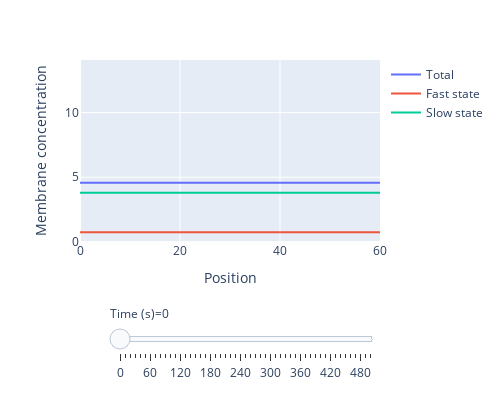

The notebook cell saved with this chart:
### Code cell
# Interactive figure of simulation results
fig = px.line(data_frame=df, x="Position", y=['Total', 'Fast state', 'Slow state'], animation_frame='Time (s)',
               range_y=[0, 1.1 * np.max(solns[0] + solns[1])], width=500, height=400, labels={"value": "Membrane concentration"})
fig["layout"].pop("updatemenus")
fig.update_layout(legend_title="")
fig.show()

### Figure 1 — Plotly figure (JSON) as saved in the notebook; plotly's stock layout.template omitted (floating-point values rounded to 4 significant figures)
{"data": [{"hovertemplate": "variable=Total<br>Time (s)=0<br>Position=%{x}<br>Membrane concentration=%{y}<extra></extra>", "legendgroup": "Total", "line": {"color": "#636efa", "dash": "solid"}, "marker": {"symbol": "circle"}, "mode": "lines", "name": "Total", "orientation": "v", "showlegend": true, "type": "scatter", "x": [0, 0.6061, 1.212, 1.818, 2.424, 3.03, 3.636, 4.242, 4.848, 5.455, 6.061, 6.667, 7.273, 7.879, 8.485, 9.091, 9.697, 10.3, 10.91, 11.52, 12.12, 12.73, 13.33, 13.94, 14.55, 15.15, 15.76, 16.36, 16.97, 17.58, 18.18, 18.79, 19.39, 20, 20.61, 21.21, 21.82, 22.42, 23.03, 23.64, 24.24, 24.85, 25.45, 26.06, 26.67, 27.27, 27.88, 28.48, 29.09, 29.7, 30.3, 30.91, 31.52, 32.12, 32.73, 33.33, 33.94, 34.55, 35.15, 35.76, 36.36, 36.97, 37.58, 38.18, 38.79, 39.39, 40, 40.61, 41.21, 41.82, 42.42, 43.03, 43.64, 44.24, 44.85, 45.45, 46.06, 46.67, 47.27, 47.88, 48.48, 49.09, 49.7, 50.3, 50.91, 51.52, 52.12, 52.73, 53.33, 53.94, 54.55, 55.15, 55.76, 56.36, 56.97, 57.58, 58.18, 58.79, 59.39, 60], "xaxis": "x", "y": [4.568, 4.568, 4.568, 4.568, 4.568, 4.568, 4.568, 4.568, 4.568, 4.568, 4.568, 4.568, 4.568, 4.568, 4.568, 4.568, 4.568, 4.568, 4.568, 4.568, 4.568, 4.568, 4.568, 4.568, 4.568, 4.568, 4.568, 4.568, 4.568, 4.568, 4.568, 4.568, 4.568, 4.568, 4.568, 4.568, 4.568, 4.568, 4.569, 4.569, 4.569, 4.569, 4.569, 4.569, 4.569, 4.569, 4.569, 4.569, 4.569, 4.569, 4.569, 4.569, 4.569, 4.569, 4.569, 4.569, 4.569, 4.569, 4.569, 4.569, 4.569, 4.569, 4.569, 4.569, 4.569, 4.569, 4.569, 4.569, 4.569, 4.569, 4.569, 4.569, 4.569, 4.568, 4.568, 4.568, 4.568, 4.568, 4.568, 4.568, 4.568, 4.568, 4.568, 4.568, 4.568, 4.568, 4.568, 4.568, 4.568, 4.568, 4.568, 4.568, 4.568, 4.568, 4.568, 4.568, 4.568, 4.568, 4.568, 4.568], "yaxis": "y"}, {"hovertemplate": "variable=Fast state<br>Time (s)=0<br>Position=%{x}<br>Membrane concentration=%{y}<extra></extra>", "legendgroup": "Fast state", "line": {"color": "#EF553B", "dash": "solid"}, "marker": {"symbol": "circle"}, "mode": "lines", "name": "Fast state", "orientation": "v", "showlegend": true, "type": "scatter", "x": [0, 0.6061, 1.212, 1.818, 2.424, 3.03, 3.636, 4.242, 4.848, 5.455, 6.061, 6.667, 7.273, 7.879, 8.485, 9.091, 9.697, 10.3, 10.91, 11.52, 12.12, 12.73, 13.33, 13.94, 14.55, 15.15, 15.76, 16.36, 16.97, 17.58, 18.18, 18.79, 19.39, 20, 20.61, 21.21, 21.82, 22.42, 23.03, 23.64, 24.24, 24.85, 25.45, 26.06, 26.67, 27.27, 27.88, 28.48, 29.09, 29.7, 30.3, 30.91, 31.52, 32.12, 32.73, 33.33, 33.94, 34.55, 35.15, 35.76, 36.36, 36.97, 37.58, 38.18, 38.79, 39.39, 40, 40.61, 41.21, 41.82, 42.42, 43.03, 43.64, 44.24, 44.85, 45.45, 46.06, 46.67, 47.27, 47.88, 48.48, 49.09, 49.7, 50.3, 50.91, 51.52, 52.12, 52.73, 53.33, 53.94, 54.55, 55.15, 55.76, 56.36, 56.97, 57.58, 58.18, 58.79, 59.39, 60], "xaxis": "x", "y": [0.758, 0.758, 0.758, 0.758, 0.758, 0.758, 0.758, 0.758, 0.758, 0.758, 0.758, 0.758, 0.758, 0.758, 0.758, 0.758, 0.758, 0.758, 0.758, 0.758, 0.758, 0.758, 0.758, 0.758, 0.758, 0.758, 0.758, 0.758, 0.758, 0.758, 0.758, 0.758, 0.758, 0.758, 0.758, 0.758, 0.758, 0.758, 0.758, 0.758, 0.758, 0.758, 0.758, 0.758, 0.758, 0.758, 0.758, 0.758, 0.7581, 0.7581, 0.7581, 0.7581, 0.7581, 0.7581, 0.7581, 0.7581, 0.7581, 0.7581, 0.7581, 0.7581, 0.7581, 0.7581, 0.7581, 0.7581, 0.7581, 0.7581, 0.7581, 0.7581, 0.758, 0.758, 0.758, 0.758, 0.758, 0.758, 0.758, 0.758, 0.758, 0.758, 0.758, 0.758, 0.758, 0.758, 0.758, 0.758, 0.758, 0.758, 0.758, 0.7579, 0.7579, 0.7579, 0.7579, 0.7579, 0.7579, 0.7579, 0.7579, 0.7579, 0.7579, 0.7579, 0.7579, 0.758], "yaxis": "y"}, {"hovertemplate": "variable=Slow state<br>Time (s)=0<br>Position=%{x}<br>Membrane concentration=%{y}<extra></extra>", "legendgroup": "Slow state", "line": {"color": "#00cc96", "dash": "solid"}, "marker": {"symbol": "circle"}, "mode": "lines", "name": "Slow state", "orientation": "v", "showlegend": true, "type": "scatter", "x": [0, 0.6061, 1.212, 1.818, 2.424, 3.03, 3.636, 4.242, 4.848, 5.455, 6.061, 6.667, 7.273, 7.879, 8.485, 9.091, 9.697, 10.3, 10.91, 11.52, 12.12, 12.73, 13.33, 13.94, 14.55, 15.15, 15.76, 16.36, 16.97, 17.58, 18.18, 18.79, 19.39, 20, 20.61, 21.21, 21.82, 22.42, 23.03, 23.64, 24.24, 24.85, 25.45, 26.06, 26.67, 27.27, 27.88, 28.48, 29.09, 29.7, 30.3, 30.91, 31.52, 32.12, 32.73, 33.33, 33.94, 34.55, 35.15, 35.76, 36.36, 36.97, 37.58, 38.18, 38.79, 39.39, 40, 40.61, 41.21, 41.82, 42.42, 43.03, 43.64, 44.24, 44.85, 45.45, 46.06, 46.67, 47.27, 47.88, 48.48, 49.09, 49.7, 50.3, 50.91, 51.52, 52.12, 52.73, 53.33, 53.94, 54.55, 55.15, 55.76, 56.36, 56.97, 57.58, 58.18, 58.79, 59.39, 60], "xaxis": "x", "y": [3.81, 3.81, 3.81, 3.81, 3.81, 3.81, 3.81, 3.81, 3.81, 3.81, 3.81, 3.81, 3.81, 3.81, 3.81, 3.81, 3.81, 3.81, 3.81, 3.81, 3.81, 3.81, 3.81, 3.81, 3.81, 3.81, 3.81, 3.81, 3.81, 3.81, 3.81, 3.81, 3.81, 3.81, 3.81, 3.81, 3.81, 3.81, 3.81, 3.81, 3.81, 3.81, 3.81, 3.811, 3.811, 3.811, 3.811, 3.811, 3.811, 3.811, 3.811, 3.811, 3.811, 3.811, 3.811, 3.811, 3.811, 3.811, 3.811, 3.811, 3.811, 3.811, 3.811, 3.811, 3.811, 3.811, 3.811, 3.811, 3.811, 3.811, 3.811, 3.81, 3.81, 3.81, 3.81, 3.81, 3.81, 3.81, 3.81, 3.81, 3.81, 3.81, 3.81, 3.81, 3.81, 3.81, 3.81, 3.81, 3.81, 3.81, 3.81, 3.81, 3.81, 3.81, 3.81, 3.81, 3.81, 3.81, 3.81, 3.81], "yaxis": "y"}], "layout": {"height": 400, "legend": {"title": {"text": ""}, "tracegroupgap": 0}, "margin": {"t": 60}, "sliders": [{"active": 0, "currentvalue": {"prefix": "Time (s)="}, "len": 0.9, "pad": {"b": 10, "t": 60}, "steps": [{"args": [["0"], {"frame": {"duration": 0, "redraw": false}, "fromcurrent": true, "mode": "immediate", "transition": {"duration": 0, "easing": "linear"}}], "label": "0", "method": "animate"}, {"args": [["10"], {"frame": {"duration": 0, "redraw": false}, "fromcurrent": true, "mode": "immediate", "transition": {"duration": 0, "easing": "linear"}}], "label": "10", "method": "animate"}, {"args": [["20"], {"frame": {"duration": 0, "redraw": false}, "fromcurrent": true, "mode": "immediate", "transition": {"duration": 0, "easing": "linear"}}], "label": "20", "method": "animate"}, {"args": [["30"], {"frame": {"duration": 0, "redraw": false}, "fromcurrent": true, "mode": "immediate", "transition": {"duration": 0, "easing": "linear"}}], "label": "30", "method": "animate"}, {"args": [["40"], {"frame": {"duration": 0, "redraw": false}, "fromcurrent": true, "mode": "immediate", "transition": {"duration": 0, "easing": "linear"}}], "label": "40", "method": "animate"}, {"args": [["50"], {"frame": {"duration": 0, "redraw": false}, "fromcurrent": true, "mode": "immediate", "transition": {"duration": 0, "easing": "linear"}}], "label": "50", "method": "animate"}, {"args": [["60"], {"frame": {"duration": 0, "redraw": false}, "fromcurrent": true, "mode": "immediate", "transition": {"duration": 0, "easing": "linear"}}], "label": "60", "method": "animate"}, {"args": [["70"], {"frame": {"duration": 0, "redraw": false}, "fromcurrent": true, "mode": "immediate", "transition": {"duration": 0, "easing": "linear"}}], "label": "70", "method": "animate"}, {"args": [["80"], {"frame": {"duration": 0, "redraw": false}, "fromcurrent": true, "mode": "immediate", "transition": {"duration": 0, "easing": "linear"}}], "label": "80", "method": "animate"}, {"args": [["90"], {"frame": {"duration": 0, "redraw": false}, "fromcurrent": true, "mode": "immediate", "transition": {"duration": 0, "easing": "linear"}}], "label": "90", "method": "animate"}, {"args": [["100"], {"frame": {"duration": 0, "redraw": false}, "fromcurrent": true, "mode": "immediate", "transition": {"duration": 0, "easing": "linear"}}], "label": "100", "method": "animate"}, {"args": [["110"], {"frame": {"duration": 0, "redraw": false}, "fromcurrent": true, "mode": "immediate", "transition": {"duration": 0, "easing": "linear"}}], "label": "110", "method": "animate"}, {"args": [["120"], {"frame": {"duration": 0, "redraw": false}, "fromcurrent": true, "mode": "immediate", "transition": {"duration": 0, "easing": "linear"}}], "label": "120", "method": "animate"}, {"args": [["130"], {"frame": {"duration": 0, "redraw": false}, "fromcurrent": true, "mode": "immediate", "transition": {"duration": 0, "easing": "linear"}}], "label": "130", "method": "animate"}, {"args": [["140"], {"frame": {"duration": 0, "redraw": false}, "fromcurrent": true, "mode": "immediate", "transition": {"duration": 0, "easing": "linear"}}], "label": "140", "method": "animate"}, {"args": [["150"], {"frame": {"duration": 0, "redraw": false}, "fromcurrent": true, "mode": "immediate", "transition": {"duration": 0, "easing": "linear"}}], "label": "150", "method": "animate"}, {"args": [["160"], {"frame": {"duration": 0, "redraw": false}, "fromcurrent": true, "mode": "immediate", "transition": {"duration": 0, "easing": "linear"}}], "label": "160", "method": "animate"}, {"args": [["170"], {"frame": {"duration": 0, "redraw": false}, "fromcurrent": true, "mode": "immediate", "transition": {"duration": 0, "easing": "linear"}}], "label": "170", "method": "animate"}, {"args": [["180"], {"frame": {"duration": 0, "redraw": false}, "fromcurrent": true, "mode": "immediate", "transition": {"duration": 0, "easing": "linear"}}], "label": "180", "method": "animate"}, {"args": [["190"], {"frame": {"duration": 0, "redraw": false}, "fromcurrent": true, "mode": "immediate", "transition": {"duration": 0, "easing": "linear"}}], "label": "190", "method": "animate"}, {"args": [["200"], {"frame": {"duration": 0, "redraw": false}, "fromcurrent": true, "mode": "immediate", "transition": {"duration": 0, "easing": "linear"}}], "label": "200", "method": "animate"}, {"args": [["210"], {"frame": {"duration": 0, "redraw": false}, "fromcurrent": true, "mode": "immediate", "transition": {"duration": 0, "easing": "linear"}}], "label": "210", "method": "animate"}, {"args": [["220"], {"frame": {"duration": 0, "redraw": false}, "fromcurrent": true, "mode": "immediate", "transition": {"duration": 0, "easing": "linear"}}], "label": "220", "method": "animate"}, {"args": [["230"], {"frame": {"duration": 0, "redraw": false}, "fromcurrent": true, "mode": "immediate", "transition": {"duration": 0, "easing": "linear"}}], "label": "230", "method": "animate"}, {"args": [["240"], {"frame": {"duration": 0, "redraw": false}, "fromcurrent": true, "mode": "immediate", "transition": {"duration": 0, "easing": "linear"}}], "label": "240", "method": "animate"}, {"args": [["250"], {"frame": {"duration": 0, "redraw": false}, "fromcurrent": true, "mode": "immediate", "transition": {"duration": 0, "easing": "linear"}}], "label": "250", "method": "animate"}, {"args": [["260"], {"frame": {"duration": 0, "redraw": false}, "fromcurrent": true, "mode": "immediate", "transition": {"duration": 0, "easing": "linear"}}], "label": "260", "method": "animate"}, {"args": [["270"], {"frame": {"duration": 0, "redraw": false}, "fromcurrent": true, "mode": "immediate", "transition": {"duration": 0, "easing": "linear"}}], "label": "270", "method": "animate"}, {"args": [["280"], {"frame": {"duration": 0, "redraw": false}, "fromcurrent": true, "mode": "immediate", "transition": {"duration": 0, "easing": "linear"}}], "label": "280", "method": "animate"}, {"args": [["290"], {"frame": {"duration": 0, "redraw": false}, "fromcurrent": true, "mode": "immediate", "transition": {"duration": 0, "easing": "linear"}}], "label": "290", "method": "animate"}, {"args": [["300"], {"frame": {"duration": 0, "redraw": false}, "fromcurrent": true, "mode": "immediate", "transition": {"duration": 0, "easing": "linear"}}], "label": "300", "method": "animate"}, {"args": [["310"], {"frame": {"duration": 0, "redraw": false}, "fromcurrent": true, "mode": "immediate", "transition": {"duration": 0, "easing": "linear"}}], "label": "310", "method": "animate"}, {"args": [["320"], {"frame": {"duration": 0, "redraw": false}, "fromcurrent": true, "mode": "immediate", "transition": {"duration": 0, "easing": "linear"}}], "label": "320", "method": "animate"}, {"args": [["330"], {"frame": {"duration": 0, "redraw": false}, "fromcurrent": true, "mode": "immediate", "transition": {"duration": 0, "easing": "linear"}}], "label": "330", "method": "animate"}, {"args": [["340"], {"frame": {"duration": 0, "redraw": false}, "fromcurrent": true, "mode": "immediate", "transition": {"duration": 0, "easing": "linear"}}], "label": "340", "method": "animate"}, {"args": [["350"], {"frame": {"duration": 0, "redraw": false}, "fromcurrent": true, "mode": "immediate", "transition": {"duration": 0, "easing": "linear"}}], "label": "350", "method": "animate"}, {"args": [["360"], {"frame": {"duration": 0, "redraw": false}, "fromcurrent": true, "mode": "immediate", "transition": {"duration": 0, "easing": "linear"}}], "label": "360", "method": "animate"}, {"args": [["370"], {"frame": {"duration": 0, "redraw": false}, "fromcurrent": true, "mode": "immediate", "transition": {"duration": 0, "easing": "linear"}}], "label": "370", "method": "animate"}, {"args": [["380"], {"frame": {"duration": 0, "redraw": false}, "fromcurrent": true, "mode": "immediate", "transition": {"duration": 0, "easing": "linear"}}], "label": "380", "method": "animate"}, {"args": [["390"], {"frame": {"duration": 0, "redraw": false}, "fromcurrent": true, "mode": "immediate", "transition": {"duration": 0, "easing": "linear"}}], "label": "390", "method": "animate"}, {"args": [["400"], {"frame": {"duration": 0, "redraw": false}, "fromcurrent": true, "mode": "immediate", "transition": {"duration": 0, "easing": "linear"}}], "label": "400", "method": "animate"}, {"args": [["410"], {"frame": {"duration": 0, "redraw": false}, "fromcurrent": true, "mode": "immediate", "transition": {"duration": 0, "easing": "linear"}}], "label": "410", "method": "animate"}, {"args": [["420"], {"frame": {"duration": 0, "redraw": false}, "fromcurrent": true, "mode": "immediate", "transition": {"duration": 0, "easing": "linear"}}], "label": "420", "method": "animate"}, {"args": [["430"], {"frame": {"duration": 0, "redraw": false}, "fromcurrent": true, "mode": "immediate", "transition": {"duration": 0, "easing": "linear"}}], "label": "430", "method": "animate"}, {"args": [["440"], {"frame": {"duration": 0, "redraw": false}, "fromcurrent": true, "mode": "immediate", "transition": {"duration": 0, "easing": "linear"}}], "label": "440", "method": "animate"}, {"args": [["450"], {"frame": {"duration": 0, "redraw": false}, "fromcurrent": true, "mode": "immediate", "transition": {"duration": 0, "easing": "linear"}}], "label": "450", "method": "animate"}, {"args": [["460"], {"frame": {"duration": 0, "redraw": false}, "fromcurrent": true, "mode": "immediate", "transition": {"duration": 0, "easing": "linear"}}], "label": "460", "method": "animate"}, {"args": [["470"], {"frame": {"duration": 0, "redraw": false}, "fromcurrent": true, "mode": "immediate", "transition": {"duration": 0, "easing": "linear"}}], "label": "470", "method": "animate"}, {"args": [["480"], {"frame": {"duration": 0, "redraw": false}, "fromcurrent": true, "mode": "immediate", "transition": {"duration": 0, "easing": "linear"}}], "label": "480", "method": "animate"}, {"args": [["490"], {"frame": {"duration": 0, "redraw": false}, "fromcurrent": true, "mode": "immediate", "transition": {"duration": 0, "easing": "linear"}}], "label": "490", "method": "animate"}, {"args": [["500"], {"frame": {"duration": 0, "redraw": false}, "fromcurrent": true, "mode": "immediate", "transition": {"duration": 0, "easing": "linear"}}], "label": "500", "method": "animate"}], "x": 0.1, "xanchor": "left", "y": 0, "yanchor": "top"}], "width": 500, "xaxis": {"anchor": "y", "domain": [0, 1], "title": {"text": "Position"}}, "yaxis": {"anchor": "x", "domain": [0, 1], "range": [0, 14.06], "title": {"text": "Membrane concentration"}}}}
